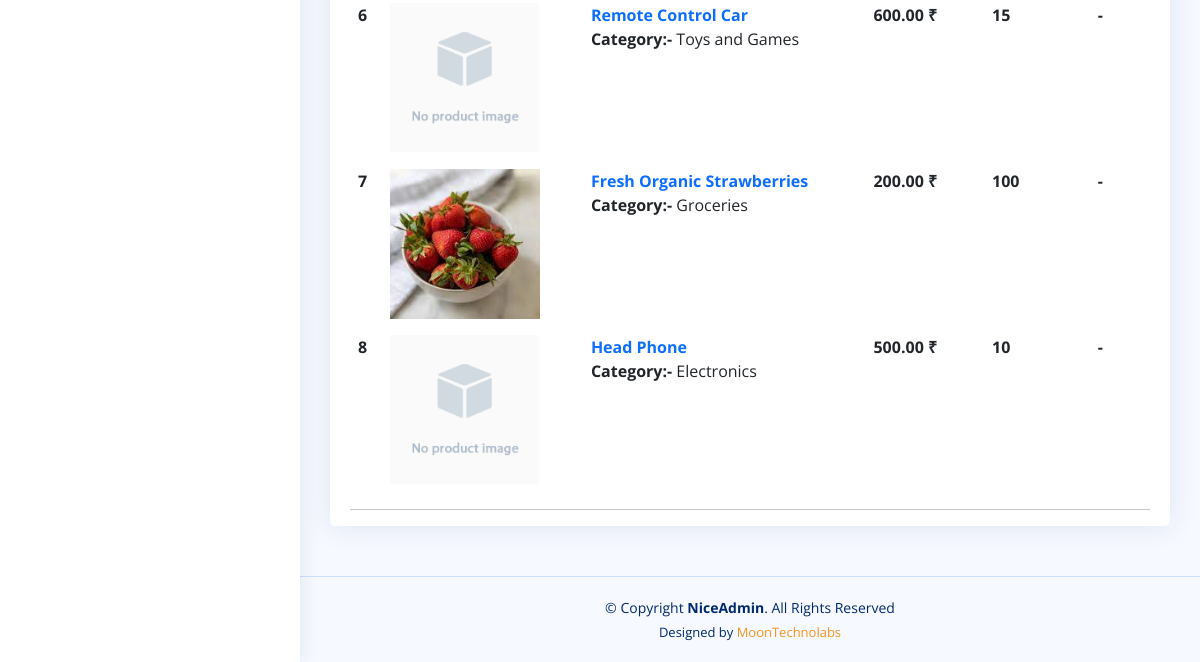
/products/ (signed in, lower part), run on an earlier commit of the app's database.
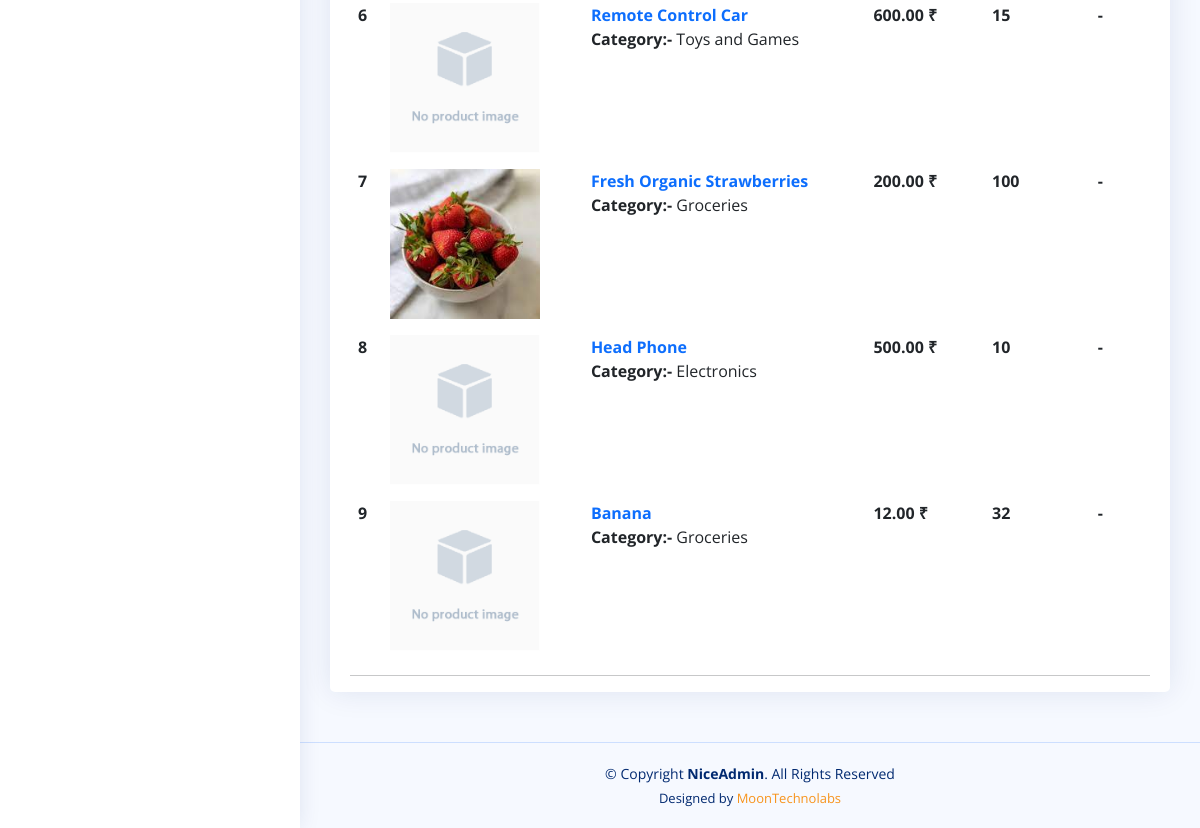
And on a later commit of the database.
### app/models.py (models this page shows, shortened)
class Product(models.Model):
    label = models.CharField(max_length=50)
    description = models.TextField(max_length=200)
    category = models.ForeignKey(Category, on_delete = models.CASCADE)
    product_image = models.ImageField(upload_to='product_images/', default='product_images/product.png')
    quantity = models.PositiveIntegerField()
    price = models.DecimalField(max_digits=10, decimal_places=2)

class Category(models.Model):
    name = models.CharField(max_length=50)
    def __str__(self):
        return self.name

### app/views.py (the view)
# urls.py: path('products/', views.product_list, name='product-list'),
@superuser_required
def product_list(request):
    categories = Category.objects.all()
    products = Product.objects.all()
    category_id = request.GET.get('category')
    selected_category = None
    if category_id:
        products = products.filter(category_id=category_id)
        selected_category = Category.objects.get(id=category_id)
    context = {'products': products, 'categories': categories, 'selected_category': selected_category}
    return render(request, 'product_list.html', context)

### app/templatetags/custom_tags.py (called while the page is built)
@register.filter
def starts_with(value, arg):
    return value.startswith(arg)

### app/views.py (called while the page is built)
def superuser_required(view_func):
    @wraps(view_func)
    def _wrapped_view(request, *args, **kwargs):
        if request.user.is_authenticated and request.user.is_superuser:
            return view_func(request, *args, **kwargs)
        else:
            return redirect('user-home')
    return _wrapped_view

### templates/product_list.html (shortened to what this page needs)
{% extends 'base.html' %}
{% load static %}
{% block content %}
<div class="col-12">
  <div class="card top-selling overflow-auto">
    <div class="card-body pb-0">
      <table class="table table-borderless">
        <tbody>
          {% for product in products %}
          <tr>
              <th scope="row">{{ forloop.counter }}</th>
              <td>
                  <a href="{% url 'product-detail' product.id %}">
                      <div class="product-image-box">
                          <img src="{{ product.product_image.url }}" alt="">
                      </div>
                  </a>
              </td>
              <td>
                  <a href="{% url 'product-detail' product.id %}" class="text-primary fw-bold">{{ product.label }}</a>
                  <br><b>Category:- </b>{{ product.category }}
              </td>
              <td class="fw-bold">{{ product.price }} ₹</td>
              <td class="fw-bold">{{ product.quantity }}</td>
              <td class="fw-bold">-</td>
          </tr>
          {% endfor %}
      </tbody>
      </table><hr>
    </div>
  </div>
</div>
{% endblock %}

What changed in the data, as far as the page shows it:
added Product: product_image (picture), label "Banana", category "Groceries", price "12.00", quantity "32"
